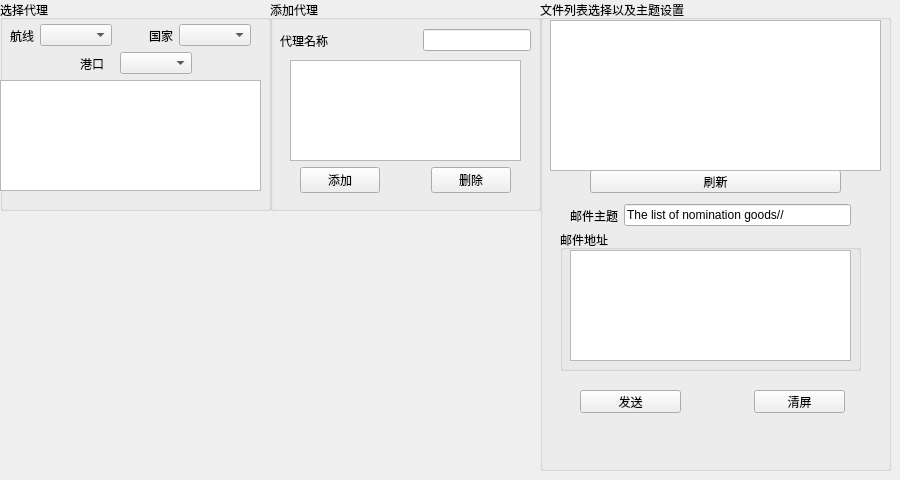
   <widget class="QWidget" name="tab_6">
    <attribute name="title">
     <string>发送nomination list</string>
    </attribute>
    <widget class="QGroupBox" name="groupBox_20">
     <property name="geometry">
      <rect>
       <x>0</x>
       <y>0</y>
       <width>271</width>
       <height>211</height>
      </rect>
     </property>
     <property name="title">
      <string>选择代理</string>
     </property>
     <widget class="QWidget" name="horizontalLayoutWidget_21">
      <property name="geometry">
       <rect>
        <x>10</x>
        <y>20</y>
        <width>241</width>
        <height>31</height>
       </rect>
      </property>
      <layout class="QHBoxLayout" name="horizontalLayout_47">
       <item>
        <layout class="QHBoxLayout" name="horizontalLayout_44">
         <item>
          <widget class="QLabel" name="label_43">
           <property name="text">
            <string>航线</string>
           </property>
          </widget>
         </item>
         <item>
          <widget class="QComboBox" name="nom_line"/>
         </item>
        </layout>
       </item>
       <item>
        <spacer name="horizontalSpacer_18">
         <property name="orientation">
          <enum>Qt::Orientation::Horizontal</enum>
         </property>
         <property name="sizeHint" stdset="0">
          <size>
           <width>40</width>
           <height>20</height>
          </size>
         </property>
        </spacer>
       </item>
       <item>
        <layout class="QHBoxLayout" name="horizontalLayout_45">
         <item>
          <widget class="QLabel" name="label_44">
           <property name="text">
            <string>国家</string>
           </property>
          </widget>
         </item>
         <item>
          <widget class="QComboBox" name="nom_countries"/>
         </item>
        </layout>
       </item>
      </layout>
     </widget>
     <widget class="QWidget" name="horizontalLayoutWidget_20">
      <property name="geometry">
       <rect>
        <x>80</x>
        <y>50</y>
        <width>112</width>
        <height>27</height>
       </rect>
      </property>
      <layout class="QHBoxLayout" name="horizontalLayout_46">
       <item>
        <widget class="QLabel" name="label_45">
         <property name="text">
          <string>港口</string>
         </property>
        </widget>
       </item>
       <item>
        <widget class="QComboBox" name="nom_port"/>
       </item>
      </layout>
     </widget>
     <widget class="QListView" name="nom_port_list">
      <property name="geometry">
       <rect>
        <x>0</x>
        <y>80</y>
        <width>261</width>
        <height>111</height>
       </rect>
      </property>
     </widget>
    </widget>
    <widget class="QGroupBox" name="groupBox_19">
     <property name="geometry">
      <rect>
       <x>270</x>
       <y>0</y>
       <width>271</width>
       <height>211</height>
      </rect>
     </property>
     <property name="title">
      <string>添加代理</string>
     </property>
     <widget class="QWidget" name="horizontalLayoutWidget_23">
      <property name="geometry">
       <rect>
        <x>10</x>
        <y>20</y>
        <width>251</width>
        <height>41</height>
       </rect>
      </property>
      <layout class="QHBoxLayout" name="horizontalLayout_48">
       <item>
        <widget class="QLabel" name="label_46">
         <property name="text">
          <string>代理名称</string>
         </property>
        </widget>
       </item>
       <item>
        <spacer name="horizontalSpacer_19">
         <property name="orientation">
          <enum>Qt::Orientation::Horizontal</enum>
         </property>
         <property name="sizeHint" stdset="0">
          <size>
           <width>40</width>
           <height>20</height>
          </size>
         </property>
        </spacer>
       </item>
       <item>
        <widget class="QLineEdit" name="nom_agent_name"/>
       </item>
      </layout>
     </widget>
     <widget class="QPlainTextEdit" name="nom_agent_email_list">
      <property name="geometry">
       <rect>
        <x>20</x>
        <y>60</y>
        <width>231</width>
        <height>101</height>
       </rect>
      </property>
     </widget>
    </widget>
    <widget class="QWidget" name="horizontalLayoutWidget_24">
     <property name="geometry">
      <rect>
       <x>300</x>
       <y>160</y>
       <width>211</width>
       <height>41</height>
      </rect>
     </property>
     <layout class="QHBoxLayout" name="horizontalLayout_49">
      <item>
       <widget class="QPushButton" name="nom_agent_add">
        <property name="text">
         <string>添加</string>
        </property>
       </widget>
      </item>
      <item>
       <spacer name="horizontalSpacer_20">
        <property name="orientation">
         <enum>Qt::Orientation::Horizontal</enum>
        </property>
        <property name="sizeHint" stdset="0">
         <size>
          <width>40</width>
          <height>20</height>
         </size>
        </property>
       </spacer>
      </item>
      <item>
       <widget class="QPushButton" name="nom_agent_delete">
        <property name="text">
         <string>删除</string>
        </property>
       </widget>
      </item>
     </layout>
    </widget>
    <widget class="QGroupBox" name="groupBox_21">
     <property name="geometry">
      <rect>
       <x>540</x>
       <y>0</y>
       <width>351</width>
       <height>471</height>
      </rect>
     </property>
     <property name="title">
      <string>文件列表选择以及主题设置</string>
     </property>
     <widget class="QPushButton" name="nom_file_list_update">
      <property name="geometry">
       <rect>
        <x>50</x>
        <y>170</y>
        <width>251</width>
        <height>23</height>
       </rect>
      </property>
      <property name="text">
       <string>刷新</string>
      </property>
     </widget>
     <widget class="QWidget" name="horizontalLayoutWidget_25">
      <property name="geometry">
       <rect>
        <x>30</x>
        <y>200</y>
        <width>281</width>
        <height>31</height>
       </rect>
      </property>
      <layout class="QHBoxLayout" name="horizontalLayout_50">
       <item>
        <widget class="QLabel" name="label_47">
         <property name="text">
          <string>邮件主题</string>
         </property>
        </widget>
       </item>
       <item>
        <widget class="QLineEdit" name="nom_email_subject">
         <property name="text">
          <string>The list of nomination goods//</string>
         </property>
        </widget>
       </item>
      </layout>
     </widget>
     <widget class="QGroupBox" name="groupBox_22">
      <property name="geometry">
       <rect>
        <x>20</x>
        <y>230</y>
        <width>301</width>
        <height>141</height>
       </rect>
      </property>
      <property name="title">
       <string>邮件地址</string>
      </property>
      <widget class="QTableView" name="nom_email_list">
       <property name="geometry">
        <rect>
         <x>10</x>
         <y>20</y>
         <width>281</width>
         <height>111</height>
        </rect>
       </property>
      </widget>
     </widget>
     <widget class="QPushButton" name="nom_email_send">
      <property name="geometry">
       <rect>
        <x>40</x>
        <y>390</y>
        <width>101</width>
        <height>23</height>
       </rect>
      </property>
      <property name="text">
       <string>发送</string>
      </property>
     </widget>
     <widget class="QPushButton" name="nom_clean_screen">
      <property name="geometry">
       <rect>
        <x>214</x>
        <y>390</y>
        <width>91</width>
        <height>23</height>
       </rect>
      </property>
      <property name="text">
       <string>清屏</string>
      </property>
     </widget>
     <widget class="QTableView" name="nom_file_list">
      <property name="geometry">
       <rect>
        <x>10</x>
        <y>20</y>
        <width>331</width>
        <height>151</height>
       </rect>
      </property>
     </widget>
    </widget>
   </widget>
